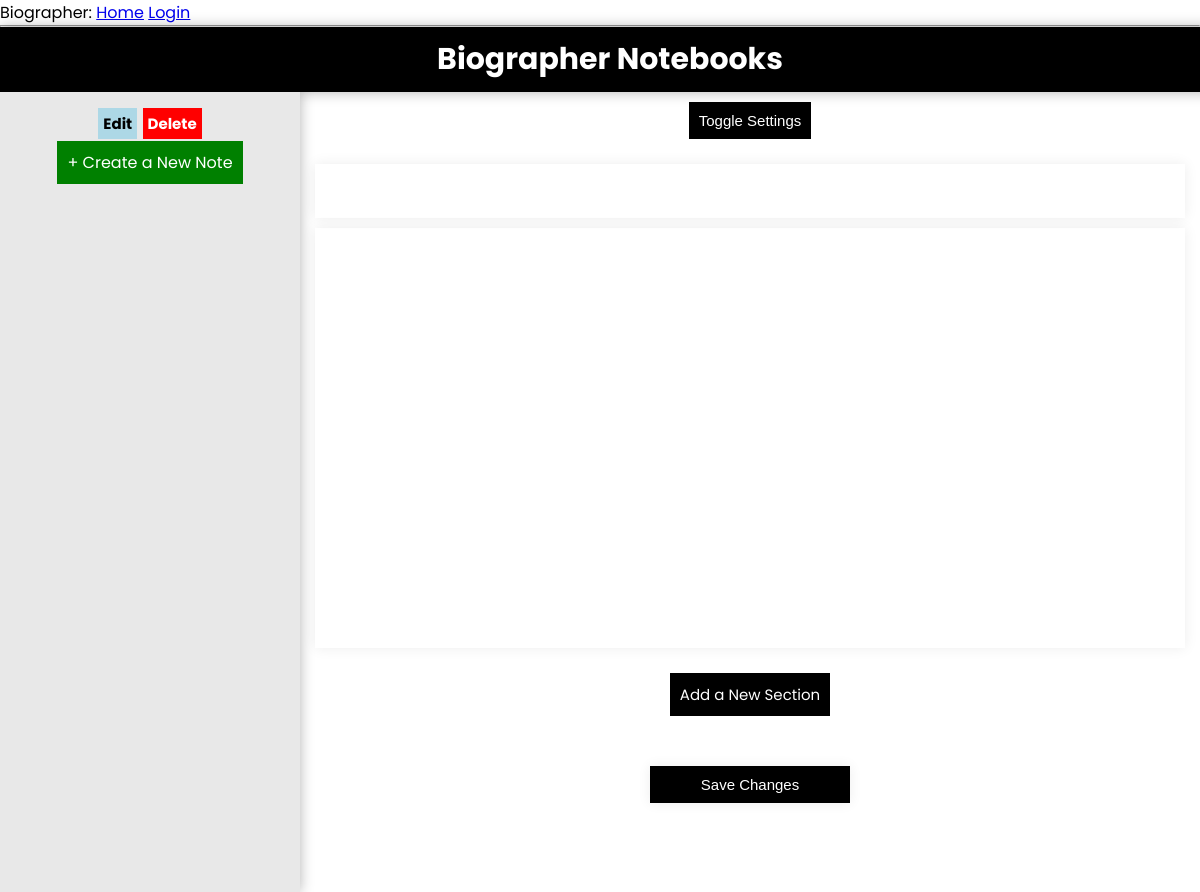
Page /notebooks/4/note/4 on the earlier database version.
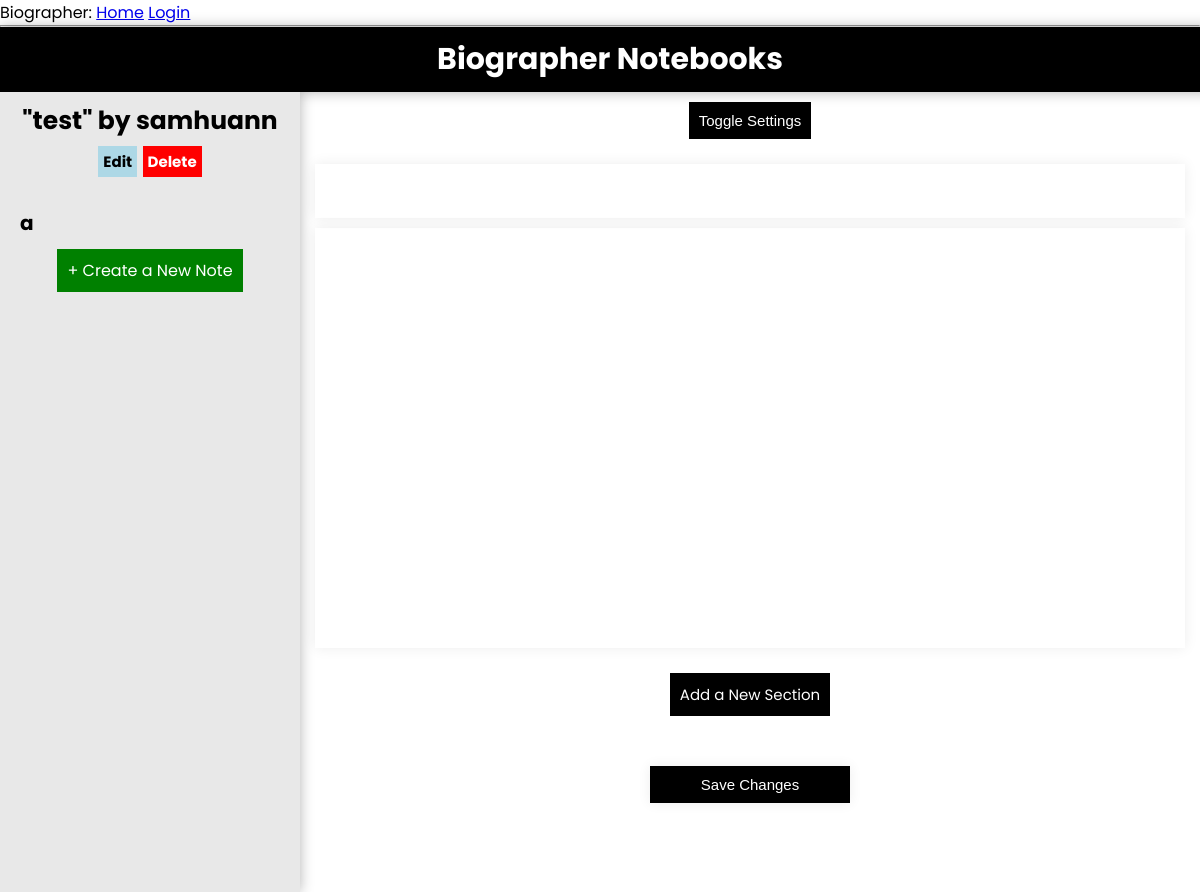
Same page on the later database version.
### app/notes/routes.py (models this page shows)
class Notebook(db.Model):
    id = db.Column(db.Integer, primary_key=True)
    name = db.Column(db.String(100), default="My Notebook")
    password = db.Column(db.String(100), default=None)
    last_modified = db.Column(db.DateTime, default=datetime.datetime.today())

class Notes(db.Model):
    id = db.Column(db.Integer, primary_key=True)
    name = db.Column(db.String(25), default="New Note")
    content = db.Column(db.Text, default=" ")
    notes_notebook = db.Column(db.Integer, nullable=False)
    last_modified = db.Column(db.DateTime, default=datetime.datetime.today())
    font = db.Column(db.String(25))
    color = db.Column(db.String(6))

### app/notes/routes.py (the view, shortened to what this page needs)
@bp.route("/notebooks/<int:notebook_id>/note/<int:note_id>", methods=["GET", "POST"])
def open_note(notebook_id, note_id):
    return render_template("tools/notes/open.html", notes=Notes.query.filter(Notes.notes_notebook == notebook_id),
                           notebook=Notebook.query.get(notebook_id), open=True, opened=Notes.query.get(note_id),
                           sections=Section.query.filter_by(note_id=note_id))

### app/main/routes.py (called while the page is built)
@bp.before_app_request
def before_request():
    if current_user.is_authenticated:
        current_user.last_seen = datetime.now(timezone.utc)
        db.session.commit()

### app/templates/tools/notes/open.html (shortened to what this page needs)
{% extends "tools/notes/base.html" %}
{% block side %}
<h1>
    {{notebook.name}}
    <a href="/notebooks/{{notebook.id}}/edit" class="option">Edit</a>
    <a href="/notebooks/{{notebook.id}}/delete" class="option danger">Delete</a>
</h1>
{%for note in notes%}
<div class="note" id="div-note{{note.id}}">
    <a href="/notebooks/{{notebook.id}}/note/{{note.id}}" class="a">
        <h1 class="note-h1">{{note.name}}</h1>
    </a>
</div>
{%endfor%}
<a href="/notebooks/{{notebook.id}}/note/create" class="buttonlike">+ Create a New Note</a><br><br>
{% endblock %}
{% block main %}
{% if open %}
<form action="/notebooks/{{notebook.id}}/note/{{opened.id}}" method="post">
    <button onclick="toggleSettings()" type="button">Toggle Settings</button>
    <br>
    <input type="text" id="title" class="title-field" name="title" value="{{opened.name}}"></input>
    <p id="content" contenteditable="True" class="content">{{opened.content}}</p><br>
    <a class="button" href="/notebook/{{notebook.id}}/note/{{opened.id}}/section/create">Add a New Section</a>
    <br>
    <br><input type="submit" value="Save Changes">
</form>
{%else%}
<h1 id="title">Open a Note Page or Make a New One</h1>
{% endif %}
</div>
{% endblock %}

### app/templates/tools/notes/base.html (shortened to what this page needs)
{% extends "base.html" %}
{% block content %}
<head>
    <link rel="stylesheet" href="{{ url_for('static',filename='css/notes.css') }}">
</head>
<body>
    <nav>
        <a href="/notes-home">
            <h1>Biographer Notebooks</h1>
        </a>
    </nav>
    <div class="row" id="row">
        <div class="sidebar">
            {% block side %}
            {% endblock %}
        </div>
        <div class="main">
            {% block main %}
            {% endblock %}
        </div>
</body>
{% endblock %}

### app/templates/base.html (shortened to what this page needs)
<!DOCTYPE html>
<html lang="en">
<head>
</head>
<body>
    <div>
        Biographer:
        <a href="{{ url_for('main.upload_form') }}">Home</a>
        {% if current_user.is_anonymous %}
        <a href="{{ url_for('auth.login') }}">Login</a>
        {% endif %}
    </div>
    <hr>
    {% block content %}{% endblock %}
</body>
</html>

### app/static/css/notes.css (style rules this page uses)
* { margin: 0; padding: 0; }
:root { --main-color:black; --main-text-color:white; --accent-color:#e8e8e8; --accent-text-color:black; --box-shadow: 0 0 13px rgba(0, 0, 0, 0.30); --box-shadow-light: 0 0 13px rgba(0, 0, 0, 0.075); --note-font: Arial, Helvetica, sans-serif; --note-color:black; }
body { display: flex; flex-direction: column; max-width: 100vw; width: 100vw; min-height: 100vh; word-wrap: break-word; overflow-x: hidden; font-family: "Poppins", Helvetica, sans-serif; }
nav { width: 100vw; text-align: center; font-size: 20px; background-color: var(--main-color); color:var(--main-text-color); padding: 10px; box-shadow: var(--box-shadow); }
.row { display: flex; min-height: 100vh; width: 100vw; align-items: stretch; justify-content: space-around; }
.sidebar { z-index: 1; margin-top: 0; min-height: 100vh; flex:1; background-color: var(--accent-color); color:var(--accent-text-color); text-align: center; box-shadow: var(--box-shadow); }
.main { flex:3; height: 100vh; }
.main *, .sidebar * { padding: 10px; }
.main h1, .sidebar h1 { font-size: 25px; }
form { display: flex; flex-direction: column; align-items: center; text-align: center; }
input, textarea { display: block; font-family: sans-serif; margin-bottom: 10px; width: 200px; padding: 10px; border: none; box-shadow: var(--box-shadow-light); }
input[type=submit], button, .button { border: none; background-color: var(--main-color); color: var(--main-text-color); text-decoration: none !important; font-size: 15px; }
.a, .contextmenu a { font-family: "Poppins", Helvetica, sans-serif; padding: 0; text-align: left; text-decoration: none; color: black; background: none; }
.notebook a h1, .note a h1 { font-size: 20px; }
.buttonlike { background-color: green; text-decoration: none; color: white; }
nav a { background-color: none !important; color: white; text-decoration: none; }
.danger { background-color: red !important; color: white !important; }
.content { box-shadow: var(--box-shadow-light); width: 850px; margin: auto; min-height: 50vh; word-wrap: break-word; font-family: var(--note-font); }
.title-field { font-size: 30px; width: 850px; text-align: center; font-family: var(--note-font); color: var(--note-color); font-weight: bolder; }
.option { font-size: 15px; text-decoration: none; background-color: lightblue; padding: 5px; color: black; }

Differences in the rows shown:
added Notebook: name "\"test\" by samhuann"
added Notes: name "a"
